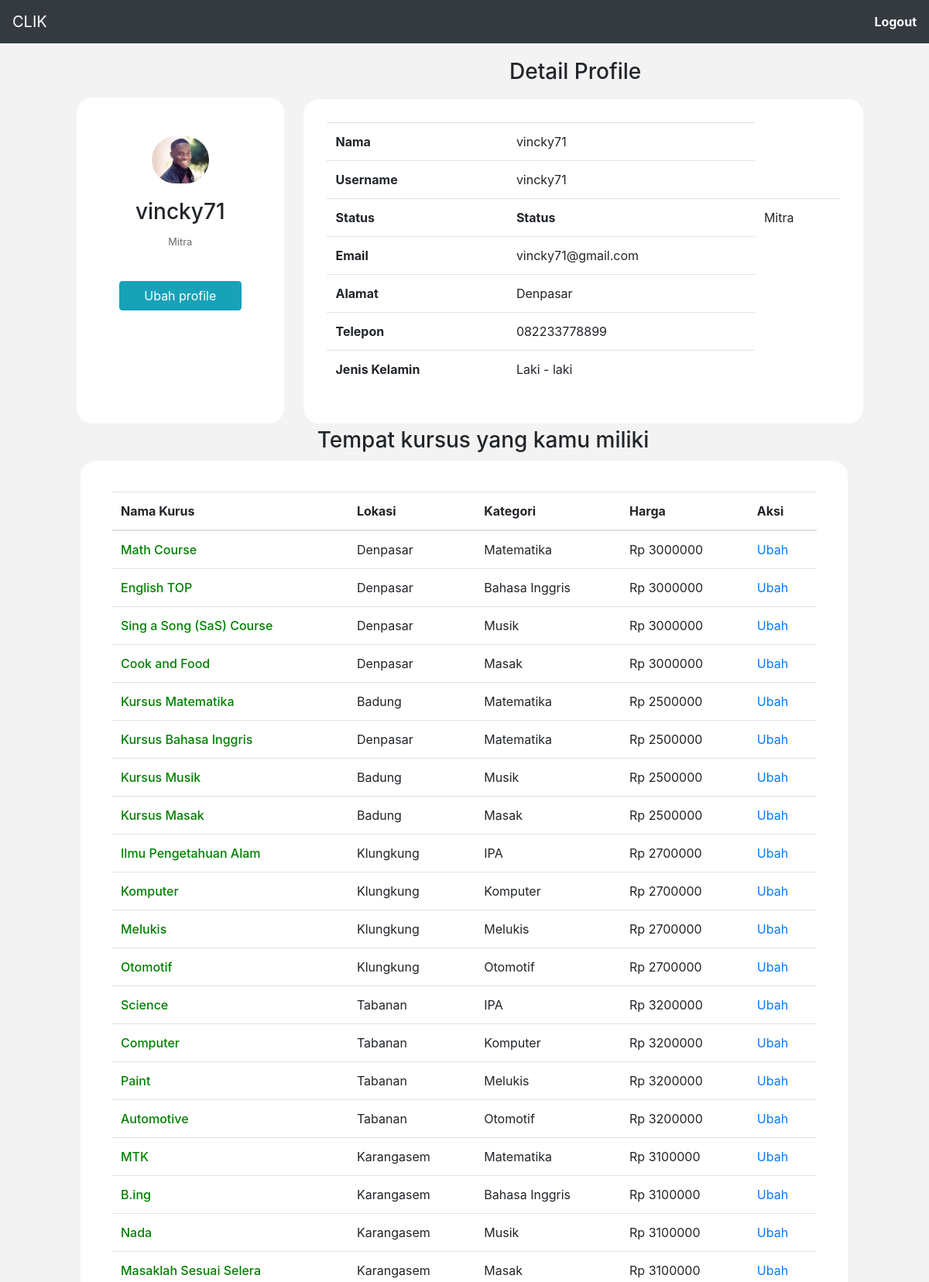
The app's page /profil.php?id=2 (signed in, upper part) with its own data.
### tables this page shows
CREATE TABLE `detail_user` (
  `duser_id` int(11) NOT NULL,
  `user_id` int(11) NOT NULL,
  `duser_name` varchar(50) DEFAULT NULL,
  `duser_alamat` varchar(100) DEFAULT NULL,
  `duser_telp` varchar(12) DEFAULT NULL
);

CREATE TABLE `user` (
  `user_id` int(11) NOT NULL,
  `user_username` varchar(50) NOT NULL,
  `user_email` varchar(50) NOT NULL,
  `user_password` varchar(255) NOT NULL,
  `user_level` int(1) NOT NULL,
  `user_foto` varchar(50) DEFAULT NULL,
  `user_jk` enum('Laki - laki','Perempuan') DEFAULT NULL
);

CREATE TABLE `produk` (
  `produk_id` int(11) NOT NULL,
  `produk_name` varchar(50) NOT NULL,
  `user_id` int(11) NOT NULL,
  `lokasi_id` int(11) NOT NULL,
  `kategori_id` int(11) NOT NULL,
  `produk_harga` int(50) NOT NULL,
  `produk_deskripsi` varchar(500) NOT NULL,
  `produk_pic` varchar(50) DEFAULT NULL,
  `produk_status` enum('aktif','nonaktif','pending') DEFAULT NULL
);

CREATE TABLE `lokasi` (
  `lokasi_id` int(11) NOT NULL,
  `lokasi_name` varchar(50) NOT NULL
);

CREATE TABLE `kategori` (
  `kategori_id` int(11) NOT NULL,
  `kategori_name` varchar(50) NOT NULL
);

### functions.php (called while the page is built, shortened)
<?php
$db = mysqli_connect("localhost", "root", "", "clik");
function query ($query){
	global $db;
	$result = mysqli_query( $db, $query );
	$rows = [];
	while ($row=mysqli_fetch_assoc($result)) {
		$rows[] = $row;
	}
	return $rows;
}
 ?>

### profil.php (the view, shortened to what this page needs)
<?php
require 'functions.php';
$id = $_GET["id"];
$user = query('SELECT user.user_jk AS jk, user.user_foto AS foto, detail_user.duser_name AS nama, user.user_username AS username, user.user_level AS `level` ,user.user_email AS email, detail_user.duser_alamat AS alamat, detail_user.duser_telp AS telepon FROM detail_user INNER JOIN user ON user.user_id = detail_user.user_id WHERE user.user_id ='.$id)[0];
$produkpemilik =  query('SELECT produk.produk_id, produk.produk_name, lokasi.lokasi_name, kategori.kategori_name, produk.produk_harga FROM produk INNER JOIN lokasi ON lokasi.lokasi_id = produk.lokasi_id INNER JOIN kategori ON produk.kategori_id = kategori.kategori_id WHERE produk.user_id ='.$id);
$level = $user['level'];
 ?>
<!doctype html>
<html lang="en">
<head>
    <link rel="stylesheet" href="https://cdn.jsdelivr.net/npm/bootstrap@4.5.3/dist/css/bootstrap.min.css"
>
</head>
<body>
    <nav class="navbar navbar-dark bg-dark">
        <a class="navbar-brand" href="index.php">CLIK</a>
        <a href="logout.php" style="text-decoration: none; font-weight: 700; color: white;">Logout</a>
    </nav>
    <div class="container-fluid" style="padding:0px 80px; margin-left:24px;">
        <div class="row side-nav">
            <div class="col-md-3 side">
                <div class="row">
                    <div class="profile col-md-12">
                        <img src="img\profile\<?php echo $user['foto']; ?>" class="mx-auto d-block photo-profile" alt="<?php echo $user['foto']; ?>">
                        <div class="text-center">
                            <h3 class="text-center"><?php echo $user['nama']; ?></h3>
                            <?php if ($user['level']=='2'): ?>
                                <small class="sText">Mitra</small>
                            <?php endif ?>
                        </div>
                    </div>
                    <div class="col-md-12 button-profile float-right">
                        <div class="row">
                            <div class="col-md-12 ">
                                <button type="button" class="btn btn-info btn-block" onclick="window.location.href = 'ubahprofile.php?id=<?php echo($id) ?>'">Ubah profile</button>
                            </div>
                        </div>
                    </div>
                </div>
            </div>
            <div class="col-md-8 content-profile">
                <div class="row">
                    <div class="col-md-12 text-center">
                        <h3>Detail Profile</h3>
                    </div>
                    <div class="col-md-12 detail-profile">
                        <table class="table">
                            <tbody>
                                <tr>
                                    <th scope="row">Nama</th>
                                    <td><?php echo $user['nama']; ?></td>
                                </tr>
                                <tr>
                                    <th scope="row">Username</th>
                                    <td><?php echo $user['username']; ?></td>
                                </tr>
                                <tr>
                                    <th scope="row">Status</th>
                                    <th scope="row">Status</th>
                                    <?php if ($user['level']=='2'): ?>
                                        <td>Mitra</td>
                                    <?php endif ?>
                                </tr>
                                <tr>
                                    <th scope="row">Email</th>
                                    <td><?php echo $user['email']; ?></td>
                                </tr>
                                <tr>
                                    <th scope="row">Alamat</th>
                                    <td><?php echo $user['alamat']; ?></td>
                                </tr>
                                <tr>
                                    <th scope="row">Telepon</th>
                                    <td><?php echo $user['telepon']; ?></td>
                                </tr>
                                <tr>
                                    <th scope="row">Jenis Kelamin</th>
                                    <td><?php echo $user['jk']; ?></td>
                                </tr>
                            </tbody>
                        </table>
                    </div>
                </div>
            </div>
            <?php if ($level == 2): ?>
                <div class="col-md-12">
                    <div class="text-center" style="margin-top: -25px; margin-bottom: 15px;">
                        <h3>Tempat kursus yang kamu miliki</h3>
                    </div>
                </div>
                <div class="col-md-12" style="padding-left: 15px; padding-right: 6%; margin-top: -5px">
                    <div style="background-color: white; border-radius: 20px; padding: 40px;">
                        <table class="table">
                                <thead>
                                    <th>Nama Kurus</th>
                                    <th>Lokasi</th>
                                    <th>Kategori</th>
                                    <th>Harga</th>
                                    <th>Aksi</th>
                                </thead>
                                <tbody>
                                    <?php foreach ($produkpemilik as $p): ?>
                                        <tr>
                                            <td ><a href="detail.php?id=<?php echo $p['produk_id']; ?>" style='text-decoration: none; color: green; font-weight: 500'><?php echo $p['produk_name']; ?></a></td>
                                            <td><?php echo $p['lokasi_name']; ?></td>
                                            <td><?php echo $p['kategori_name']; ?></td>
                                            <td>Rp <?php echo $p['produk_harga']; ?></td>
                                            <td ><a style='text-decoration: none;' href="ubahproduk.php?id=<?php echo $p['produk_id']; ?>">Ubah</a></td>
                                        </tr>
                                    <?php endforeach ?>
                                </tbody>
                        </table>
                    </div>
                </div>
            <?php endif ?>
        </div>
    </div>
</body>
</html>

### profil.php (style rules this page uses)
body { background-color: #f3f3f3; }
.side-nav .side { background-color: white; margin: 10px; border-radius: 20px; padding: 10px; margin-top: 70px; margin-bottom: 30px; }
.photo-profile { width: 30%; border-radius: 50px; margin-top: 40px; margin-bottom: 20px; }
.side-nav .side .sText { color: #696969; }
.profile { margin-bottom: 30px; }
.button-profile { padding: 10px 60px 30px; }
.content-profile { margin: 10px; padding: 10px; }
.detail-profile { background-color: white; margin: 10px; border-radius: 20px; padding: 30px; }

### records on screen
detail_user: user.user_foto (picture), duser_name "vincky71", user.user_username "vincky71", user.user_email "vincky71@gmail.com", duser_alamat "Denpasar", duser_telp "082233778899", user.user_jk "Laki - laki"
produk: produk_name "Math Course", lokasi.lokasi_name "Denpasar", kategori.kategori_name "Matematika", produk_harga "3000000"
produk: produk_name "English TOP", lokasi.lokasi_name "Denpasar", kategori.kategori_name "Bahasa Inggris", produk_harga "3000000"
produk: produk_name "Sing a Song (SaS) Course", lokasi.lokasi_name "Denpasar", kategori.kategori_name "Musik", produk_harga "3000000"
produk: produk_name "Cook and Food", lokasi.lokasi_name "Denpasar", kategori.kategori_name "Masak", produk_harga "3000000"
produk: produk_name "Kursus Matematika", lokasi.lokasi_name "Badung", kategori.kategori_name "Matematika", produk_harga "2500000"
produk: produk_name "Kursus Bahasa Inggris", lokasi.lokasi_name "Denpasar", kategori.kategori_name "Matematika", produk_harga "2500000"
produk: produk_name "Kursus Musik", lokasi.lokasi_name "Badung", kategori.kategori_name "Musik", produk_harga "2500000"
produk: produk_name "Kursus Masak", lokasi.lokasi_name "Badung", kategori.kategori_name "Masak", produk_harga "2500000"
produk: produk_name "Ilmu Pengetahuan Alam", lokasi.lokasi_name "Klungkung", kategori.kategori_name "IPA", produk_harga "2700000"
produk: produk_name "Komputer", lokasi.lokasi_name "Klungkung", kategori.kategori_name "Komputer", produk_harga "2700000"
produk: produk_name "Melukis", lokasi.lokasi_name "Klungkung", kategori.kategori_name "Melukis", produk_harga "2700000"
produk: produk_name "Otomotif", lokasi.lokasi_name "Klungkung", kategori.kategori_name "Otomotif", produk_harga "2700000"
produk: produk_name "Science", lokasi.lokasi_name "Tabanan", kategori.kategori_name "IPA", produk_harga "3200000"
produk: produk_name "Computer", lokasi.lokasi_name "Tabanan", kategori.kategori_name "Komputer", produk_harga "3200000"
produk: produk_name "Paint", lokasi.lokasi_name "Tabanan", kategori.kategori_name "Melukis", produk_harga "3200000"
produk: produk_name "Automotive", lokasi.lokasi_name "Tabanan", kategori.kategori_name "Otomotif", produk_harga "3200000"
produk: produk_name "MTK", lokasi.lokasi_name "Karangasem", kategori.kategori_name "Matematika", produk_harga "3100000"
produk: produk_name "B.ing", lokasi.lokasi_name "Karangasem", kategori.kategori_name "Bahasa Inggris", produk_harga "3100000"
produk: produk_name "Nada", lokasi.lokasi_name "Karangasem", kategori.kategori_name "Musik", produk_harga "3100000"
produk: produk_name "Masaklah Sesuai Selera", lokasi.lokasi_name "Karangasem", kategori.kategori_name "Masak", produk_harga "3100000"
